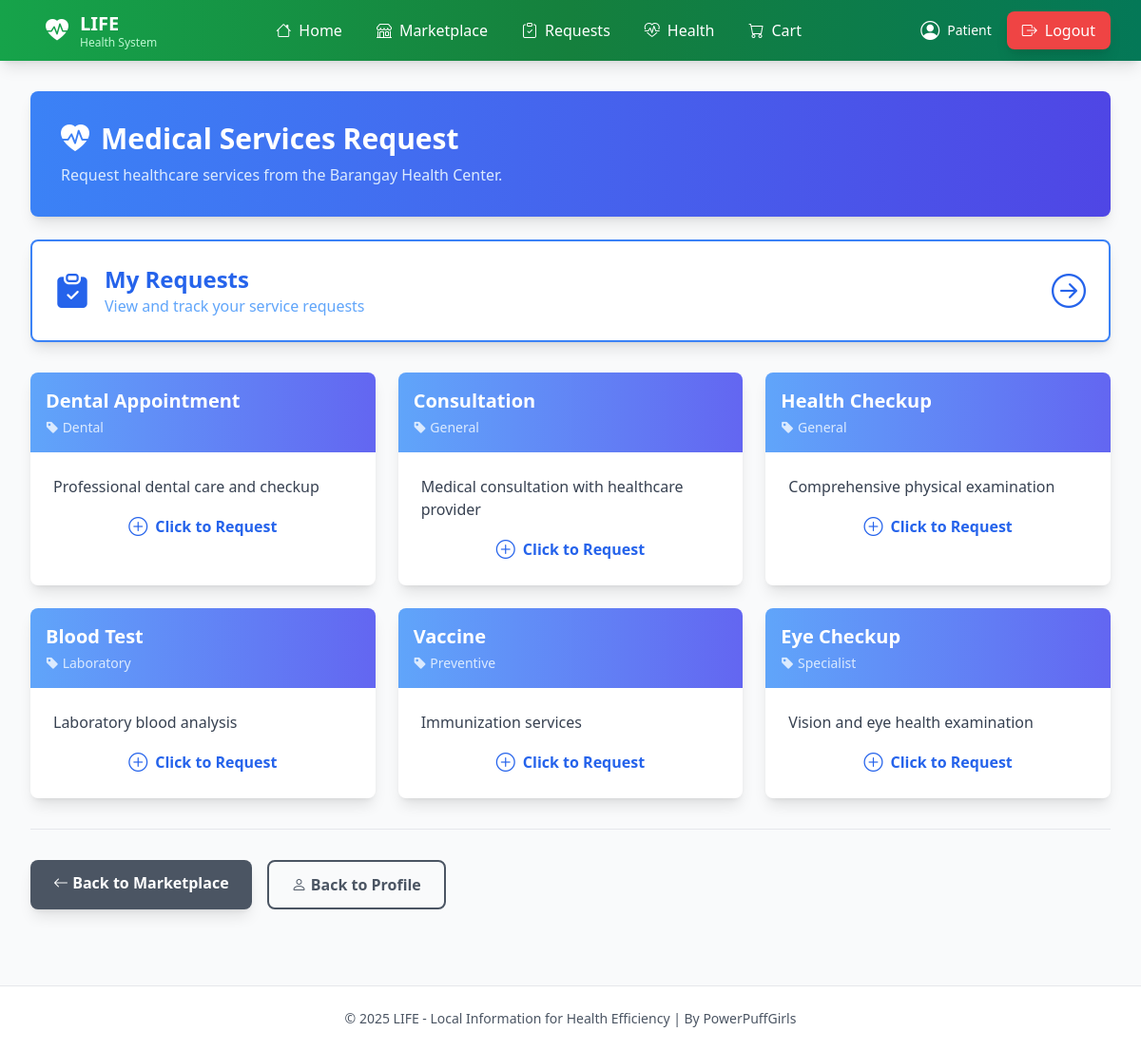
Screenshot of /medical_services (signed in) with the database file from the repository.
### tables this page shows
CREATE TABLE medical_services (
            id INTEGER PRIMARY KEY AUTOINCREMENT,
            name TEXT NOT NULL,
            description TEXT,
            category TEXT NOT NULL
        );

### app.py (the view)
@app.route("/medical_services")
def medical_services():
    if session.get("role") != 'patient':
        return redirect(url_for('patient_signin'))
    patient_id = session.get("user_id")
    db = get_db()
    c = db.cursor()
    services = c.execute("SELECT * FROM medical_services ORDER BY category, name").fetchall()
    return render_template("medical_services.html", services=services)

### app.py (called while the page is built)
def get_db():
    db = getattr(g, "_database", None)
    if db is None:
        if USE_MYSQL:
            conn = pymysql.connect(
                host=DB_HOST,
                port=DB_PORT,
                user=DB_USER,
                password=DB_PASSWORD,
                database=DB_NAME,
                cursorclass=pymysql.cursors.DictCursor,
                autocommit=False
            )
            db = g._database = DatabaseWrapper(conn, is_mysql=True)
        else:
            import sqlite3
            conn = sqlite3.connect(DATABASE)
            conn.row_factory = sqlite3.Row
            db = g._database = DatabaseWrapper(conn, is_mysql=False)
    return db

@app.teardown_appcontext
def close_connection(exception):
    db = getattr(g, "_database", None)
    if db is not None:
        db.close()

    def cursor(self):
        if self.is_mysql:
            return MySQLCursorWrapper(self.connection.cursor(), self.connection)
        else:
            return SQLiteCursorWrapper(self.connection)

    def close(self):
        self.connection.close()

    def execute(self, query, args=()):
        self.cursor = self.connection.execute(query, args)
        return self

    def fetchall(self):
        return self.cursor.fetchall()

### templates/medical_services.html (shortened to what this page needs)
{% extends "layout.html" %}
{% block content %}
<div class="bg-gradient-to-r from-blue-500 to-indigo-600 text-white p-8 rounded-lg shadow-lg mb-6 animate-slideDown">
    <h2 class="text-3xl font-bold flex items-center gap-3">
        <i class="bi bi-heart-pulse-fill"></i>
        Medical Services Request
    </h2>
    <p class="text-blue-100 mt-2">Request healthcare services from the Barangay Health Center.</p>
</div>
<div class="mb-8 animate-fadeIn">
    <a href="{{ url_for('my_service_requests') }}" class="block bg-white text-blue-600 p-6 rounded-lg shadow-lg hover:shadow-xl transition-all transform hover:scale-105 border-2 border-blue-500">
        <div class="flex items-center justify-between">
            <div class="flex items-center gap-4">
                <i class="bi bi-clipboard-check-fill text-4xl"></i>
                <div>
                    <h3 class="text-2xl font-bold">My Requests</h3>
                    <p class="text-blue-400">View and track your service requests</p>
                </div>
            </div>
            <i class="bi bi-arrow-right-circle text-4xl"></i>
        </div>
    </a>
</div>
{% if services %}
<div class="grid md:grid-cols-2 lg:grid-cols-3 gap-6 animate-fadeIn">
    {% for service in services %}
    <div onclick="openModal{{ service.id }}()" class="bg-white rounded-lg shadow-lg overflow-hidden card-hover cursor-pointer transition-all transform hover:scale-105 hover:shadow-2xl">
        <div class="bg-gradient-to-r from-blue-400 to-indigo-500 text-white p-4">
            <h5 class="text-xl font-bold">{{ service.name }}</h5>
            <p class="text-blue-100 text-sm mt-1">
                <i class="bi bi-tag-fill"></i> {{ service.category }}
            </p>
        </div>
        <div class="p-6">
            <p class="text-gray-700 mb-4">{{ service.description }}</p>
            <div class="flex items-center justify-center text-blue-600 font-semibold">
                <i class="bi bi-plus-circle text-xl mr-2"></i>
                <span>Click to Request</span>
            </div>
        </div>
    </div>
    {% endfor %}
</div>
{% endif %}
<hr class="my-8 border-gray-200">
<div class="flex flex-wrap gap-4">
    <a href="{{ url_for('patient_marketplace') }}" class="px-6 py-3 bg-gray-600 text-white rounded-lg hover:bg-gray-700 transition-all transform hover:scale-105 font-semibold shadow-lg">
        <i class="bi bi-arrow-left"></i> Back to Marketplace
    </a>
    <a href="{{ url_for('patient_profile') }}" class="px-6 py-3 border-2 border-gray-600 text-gray-600 rounded-lg hover:bg-gray-600 hover:text-white transition-all transform hover:scale-105 font-semibold">
        <i class="bi bi-person"></i> Back to Profile
    </a>
</div>
{% endblock %}

### templates/layout.html (style rules this page uses)
.animate-slideDown { animation: slideDown 0.3s ease-out; }
.animate-fadeIn { animation: fadeIn 0.5s ease-out; }
.card-hover { transition: all 0.3s ease; }

### rows the page displays
medical_services: name "Dental Appointment", category "Dental", description "Professional dental care and checkup"
medical_services: name "Consultation", category "General", description "Medical consultation with healthcare provider"
medical_services: name "Health Checkup", category "General", description "Comprehensive physical examination"
medical_services: name "Blood Test", category "Laboratory", description "Laboratory blood analysis"
medical_services: name "Vaccine", category "Preventive", description "Immunization services"
medical_services: name "Eye Checkup", category "Specialist", description "Vision and eye health examination"
